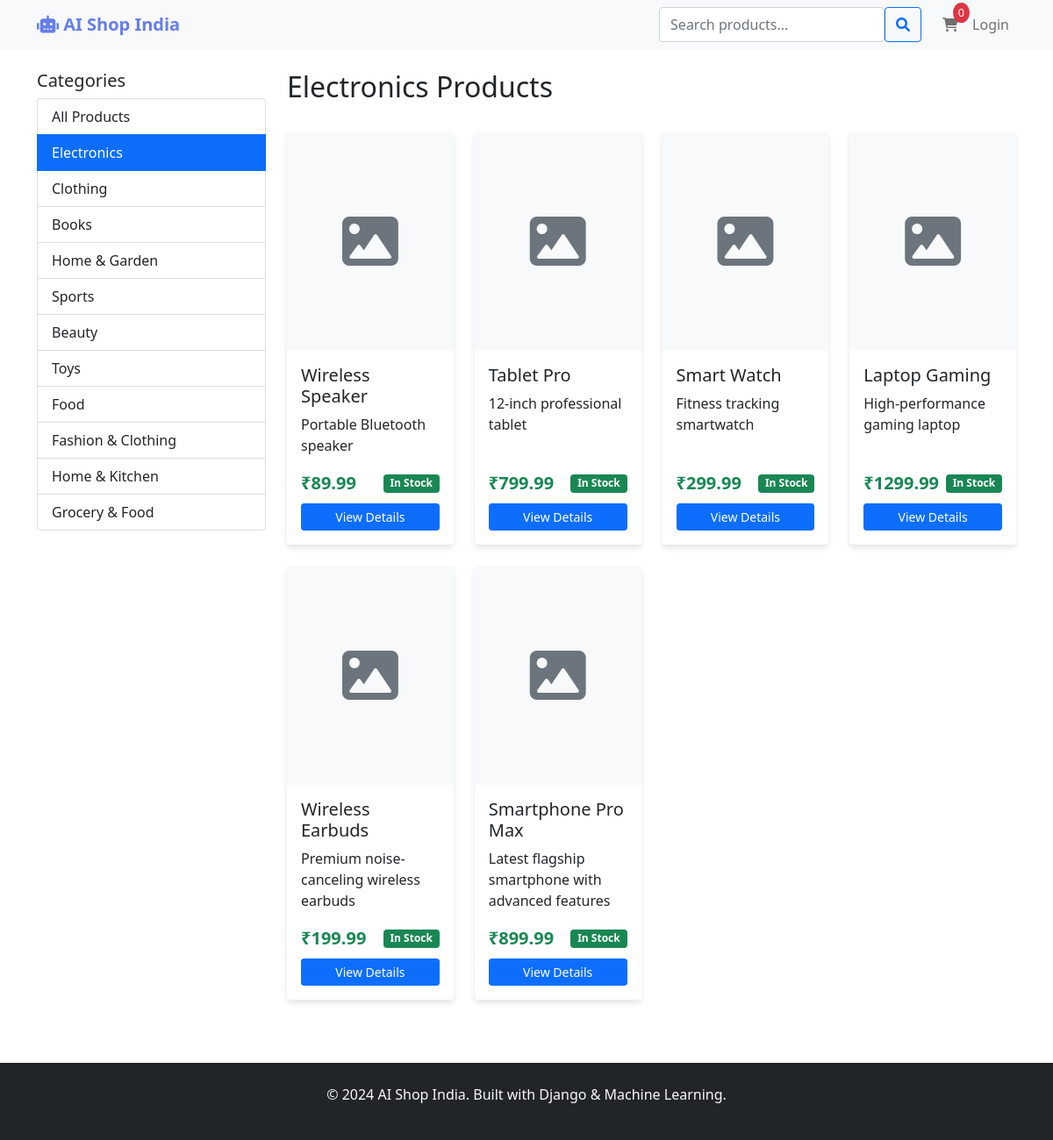
The page /?category=electronics on the database its author committed.
### shop/models.py (models this page shows, shortened)
class Category(models.Model):
    name = models.CharField(max_length=100, unique=True)
    slug = models.SlugField(max_length=100, unique=True)
    description = models.TextField(blank=True)
    created_at = models.DateTimeField(auto_now_add=True)
    class Meta:
        verbose_name_plural = 'Categories'

class Product(models.Model):
    id = models.UUIDField(primary_key=True, default=uuid.uuid4, editable=False)
    name = models.CharField(max_length=200)
    slug = models.SlugField(max_length=200, unique=True)
    category = models.ForeignKey(Category, on_delete=models.CASCADE, related_name='products')
    description = models.TextField()
    price = models.DecimalField(max_digits=10, decimal_places=2)
    stock = models.PositiveIntegerField()
    image = models.ImageField(upload_to='products/', blank=True, null=True)
    available = models.BooleanField(default=True)
    created_at = models.DateTimeField(auto_now_add=True)
    updated_at = models.DateTimeField(auto_now=True)
    rating = models.FloatField(default=0.0)
    popularity_score = models.FloatField(default=0.0)
    tags = models.TextField(blank=True)
    class Meta:
        ordering = ['-created_at']
        indexes = [
            models.Index(fields=['category', 'available']),
            models.Index(fields=['created_at']),
            models.Index(fields=['popularity_score']),
        ]
    def get_absolute_url(self):
        return reverse('shop:product_detail', args=[self.slug])

### shop/views.py (the view)
# urls.py: path('', views.product_list, name='product_list'),
def product_list(request):
    products = Product.objects.filter(available=True)
    categories = Category.objects.all()
    selected_category = None
    category_slug = request.GET.get('category')
    if category_slug:
        selected_category = get_object_or_404(Category, slug=category_slug)
        products = products.filter(category=selected_category)
    query = request.GET.get('q')
    if query:
        products = products.filter(
            Q(name__icontains=query) |
            Q(description__icontains=query) |
            Q(tags__icontains=query)
        )
    recommendations = []
    if request.user.is_authenticated:
        recommendations = get_recommendations(request.user, limit=4)
    context = {
        'products': products,
        'categories': categories,
        'recommendations': recommendations,
        'query': query,
        'current_category': category_slug,
        'selected_category': selected_category,
    }
    return render(request, 'shop/product_list.html', context)

### templates/shop/product_list.html (shortened to what this page needs)
{% extends 'base.html' %}
{% block content %}
<div class="row">
    <div class="col-md-3">
        <h5>Categories</h5>
        <div class="list-group">
            <a href="{% url 'shop:product_list' %}"
               class="list-group-item {% if not current_category %}active{% endif %}">
                All Products
            </a>
            {% for category in categories %}
                <a href="{% url 'shop:product_list' %}?category={{ category.slug }}"
                   class="list-group-item {% if current_category == category.slug %}active{% endif %}">
                    {{ category.name }}
                </a>
            {% endfor %}
        </div>
    </div>
    <div class="col-md-9">
        <div class="d-flex justify-content-between align-items-center mb-4">
            <h2>
                {% if query %}
                    Search results for "{{ query }}"
                {% elif current_category and selected_category %}
                    {{ selected_category.name }} Products
                {% else %}
                    All Products
                {% endif %}
            </h2>
        </div>
        <div class="row">
            {% for product in products %}
                <div class="col-md-4 col-lg-3 mb-4">
                    <div class="card product-card h-100" data-product-id="{{ product.id }}">
                        {% if product.image %}
                            <img src="{{ product.image.url }}" class="card-img-top" alt="{{ product.name }}" style="height: 250px; object-fit: cover;">
                        {% else %}
                            <div class="card-img-top bg-light d-flex align-items-center justify-content-center" style="height: 250px;">
                                <i class="fas fa-image text-muted fa-4x"></i>
                            </div>
                        {% endif %}
                        <div class="card-body d-flex flex-column">
                            <h5 class="card-title">{{ product.name }}</h5>
                            <p class="card-text">{{ product.description|truncatewords:10 }}</p>
                            <div class="d-flex justify-content-between align-items-center mt-auto">
                                <span class="text-success fw-bold fs-5">₹{{ product.price }}</span>
                                {% if product.stock > 0 %}
                                    <span class="badge bg-success">In Stock</span>
                                {% else %}
                                    <span class="badge bg-danger">Out of Stock</span>
                                {% endif %}
                            </div>
                            <div class="mt-2">
                                <a href="{{ product.get_absolute_url }}" class="btn btn-primary btn-sm w-100">
                                    View Details
                                </a>
                            </div>
                        </div>
                    </div>
                </div>
            {% endfor %}
        </div>
    </div>
</div>
{% endblock %}

### templates/base.html (style rules this page uses)
.product-card { transition: transform 0.3s ease; border: none; box-shadow: 0 4px 6px rgba(0,0,0,0.1); }

### rows shown on the page
Category: name "Electronics"
Category: name "Clothing"
Category: name "Books"
Category: name "Home & Garden"
Category: name "Sports"
Category: name "Beauty"
Category: name "Toys"
Category: name "Food"
Category: name "Fashion & Clothing"
Category: name "Home & Kitchen"
Category: name "Grocery & Food"
Product: name "Wireless Speaker", description "Portable Bluetooth speaker", price "89.99", stock "In Stock"
Product: name "Tablet Pro", description "12-inch professional tablet", price "799.99", stock "In Stock"
Product: name "Smart Watch", description "Fitness tracking smartwatch", price "299.99", stock "In Stock"
Product: name "Laptop Gaming", description "High-performance gaming laptop", price "1299.99", stock "In Stock"
Product: name "Wireless Earbuds", description "Premium noise-canceling wireless earbuds", price "199.99", stock "In Stock"
Product: name "Smartphone Pro Max", description "Latest flagship smartphone with advanced features", price "899.99", stock "In Stock"
